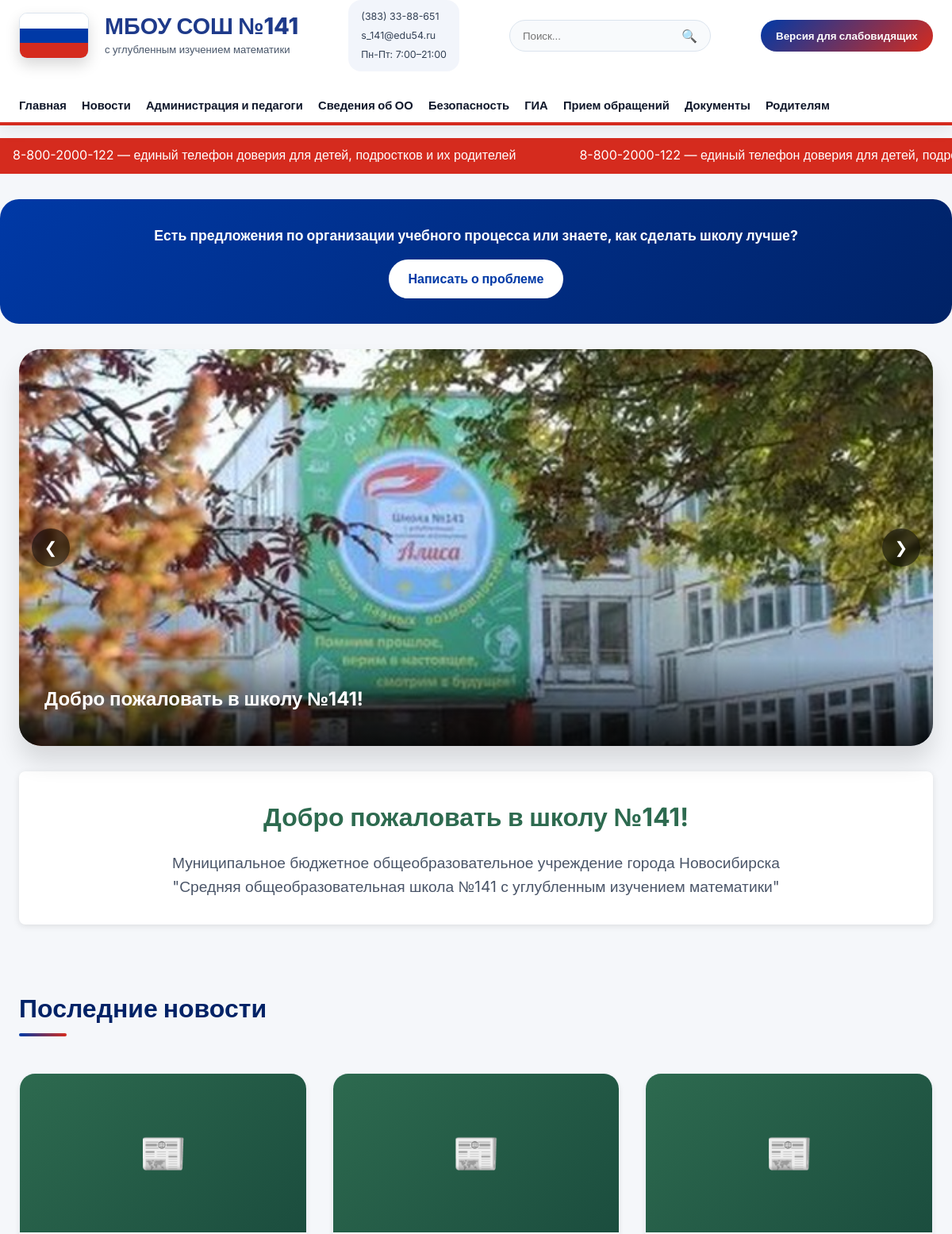
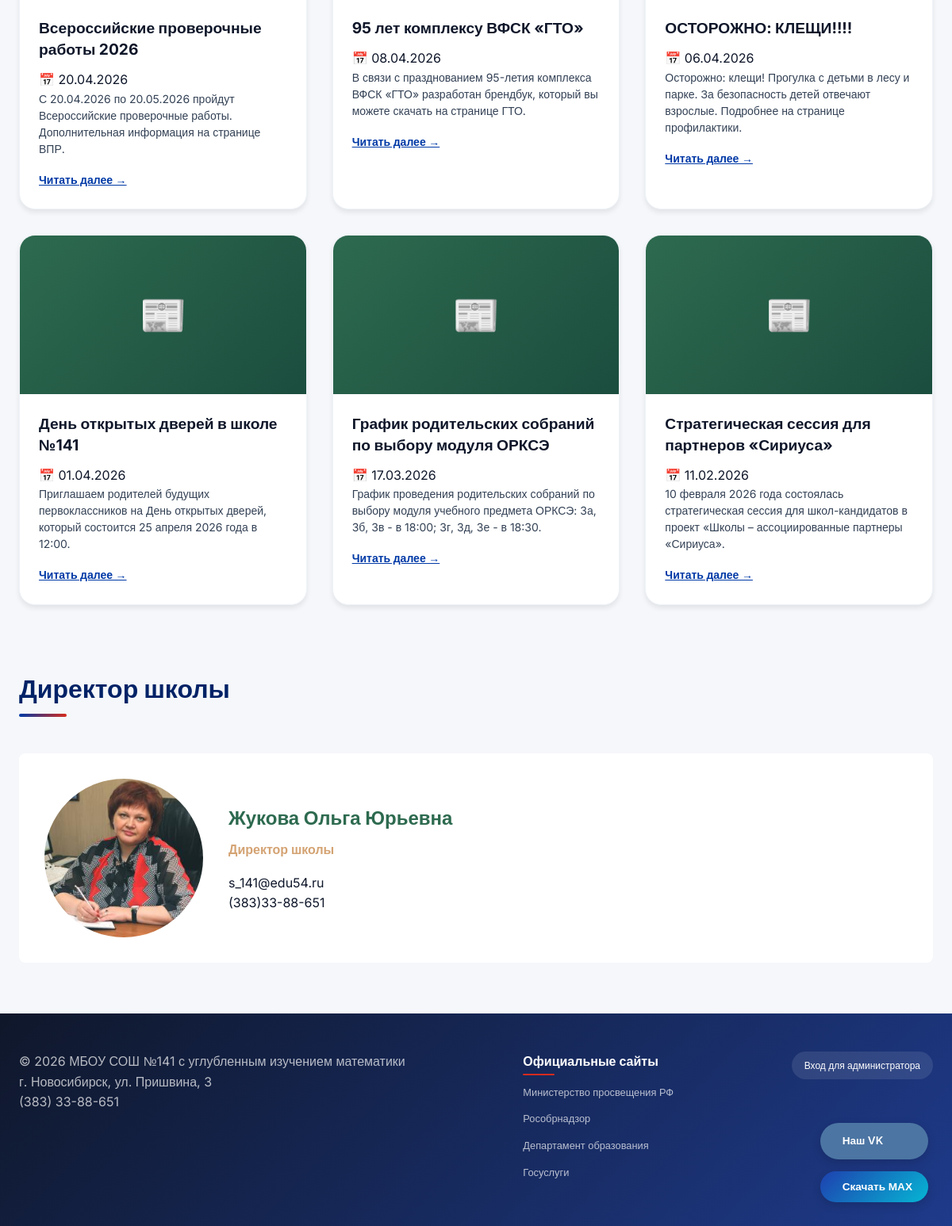
The page / on the database its author committed (2 pictures, top to bottom).
### main/models.py (models this page shows, shortened)
class Slide(models.Model):
    title = models.CharField(max_length=100, verbose_name='Заголовок')
    image = ResizedImageField(
        size=[1920, 800],
        crop=['middle', 'center'],
        quality=85,
        upload_to='slides/',
        blank=True,
        null=True,
        verbose_name='Изображение для слайда'
    )
    order = models.IntegerField(default=0, verbose_name='Порядок')
    class Meta:
        ordering = ['order']

class News(models.Model):
    CATEGORY_CHOICES = [
        ('announcement', 'Объявления'),
        ('event', 'Мероприятия'),
        ('safety', 'Профилактика'),
        ('exams', 'ВПР/ГТО'),
    ]
    title = models.CharField(max_length=200, verbose_name='Заголовок')
    text = models.TextField(verbose_name='Текст')
    date = models.DateTimeField(default=timezone.now, verbose_name='Дата публикации')
    category = models.CharField(max_length=20, choices=CATEGORY_CHOICES, default='announcement',
                                verbose_name='Категория')
    image = ResizedImageField(
        size=[800, 450],
        crop=['middle', 'center'],
        quality=85,
        upload_to='news_images/',
        blank=True,
        null=True,
        verbose_name='Изображение'
    )
    file = models.FileField(upload_to='news_files/', blank=True, null=True, verbose_name='Файл для скачивания')
    class Meta:
        verbose_name = 'Новость'
        verbose_name_plural = 'Новости'
        ordering = ['-date']

class Teacher(models.Model):
    ROLE_CHOICES = [
        ('director', 'Директор'),
        ('deputy', 'Завуч'),
        ('teacher', 'Учитель'),
    ]
    full_name = models.CharField(max_length=100, verbose_name='ФИО')
    photo = ResizedImageField(
        size=[600, 800],
        crop=['middle', 'center'],
        quality=85,
        upload_to='teachers/',
        blank=True,
        null=True,
        verbose_name='Фото'
    )
    position = models.CharField(max_length=100, verbose_name='Должность')
    email = models.EmailField(verbose_name='Email', blank=True, null=True)
    phone = models.CharField(max_length=20, blank=True, null=True, verbose_name='Телефон')
    role = models.CharField(max_length=20, choices=ROLE_CHOICES, default='teacher', verbose_name='Роль')
    bio = models.TextField(verbose_name='Дополнительная информация', blank=True, null=True)
    subjects = models.CharField(max_length=300, blank=True, null=True, verbose_name='Преподаваемые предметы')
    education_level = models.CharField(max_length=500, blank=True, null=True,
                                       verbose_name='Уровень образования (диплом)')
    qualification = models.CharField(max_length=200, blank=True, null=True, verbose_name='Квалификация по диплому')
    degree = models.CharField(max_length=200, blank=True, null=True, verbose_name='Учёная степень (при наличии)')
    academic_title = models.CharField(max_length=200, blank=True, null=True, verbose_name='Учёное звание (при наличии)')
    training_courses = models.TextField(blank=True, null=True,
                                        verbose_name='Повышение квалификации за последние 3 года')
    retraining = models.TextField(blank=True, null=True, verbose_name='Профессиональная переподготовка')
    total_experience = models.IntegerField(default=0, verbose_name='Общий стаж работы (лет)')
    teaching_experience = models.IntegerField(default=0, verbose_name='Педагогический стаж (лет)')
    education_programs = models.CharField(max_length=500, blank=True, null=True,
                                          verbose_name='Образовательные программы (какие классы)')
    class Meta:
        verbose_name = 'Сотрудник'
        verbose_name_plural = 'Сотрудники'

### main/views.py (the view)
# urls.py: path('', views.index_view, name='index'),
def index_view(request):
    slides = Slide.objects.all()
    news = News.objects.all()[:6]
    director = Teacher.objects.filter(role='director').first()
    context = {
        'slides': slides,
        'news': news,
        'director': director,
    }
    return render(request, 'main/index.html', context)

### main/templates/main/index.html (shortened to what this page needs)
{% extends 'main/base.html' %}
{% load static %}
{% block content %}
{% if slides %}
<div class="slider-container">
    <div class="slides">
        {% for slide in slides %}
        <div class="slide">
            {% if slide.image %}
                <img src="{{ slide.image.url }}" alt="{{ slide.title }}">
            {% else %}
                <div class="slide-no-image">
                    <h2>{{ slide.title }}</h2>
                </div>
            {% endif %}
            <div class="slide-caption">
                <h3>{{ slide.title }}</h3>
            </div>
        </div>
        {% endfor %}
    </div>
    <button class="slider-btn prev" onclick="prevSlide()">❮</button>
    <button class="slider-btn next" onclick="nextSlide()">❯</button>
</div>
{% endif %}
<div style="background: white; border-radius: 0.5rem; padding: 2rem; margin-bottom: 2rem; text-align: center; box-shadow: 0 2px 8px rgba(0,0,0,0.1);">
    <h1 style="color: #2d6a4f; margin-bottom: 1rem;">Добро пожаловать в школу №141!</h1>
    <p style="font-size: 1.2rem; color: #4a5568;">Муниципальное бюджетное общеобразовательное учреждение города Новосибирска<br>
    "Средняя общеобразовательная школа №141 с углубленным изучением математики"</p>
</div>
<h2 class="section-title">Последние новости</h2>
<div class="news-grid">
    {% for item in news %}
    <div class="news-card">
        {% if item.image %}
        <img src="{{ item.image.url }}" alt="{{ item.title }}">
        {% else %}
        <div style="background: linear-gradient(135deg, #2d6a4f, #1b4d3e); height: 200px; display: flex; align-items: center; justify-content: center;">
            <span style="color: white; font-size: 3rem;">📰</span>
        </div>
        {% endif %}
        <div class="news-content">
            <h3 class="news-title">{{ item.title }}</h3>
            <div class="news-date">📅 {{ item.date|date:"d.m.Y" }}</div>
            <p class="news-excerpt">{{ item.text|truncatewords:30|safe }}</p>
            <a href="{% url 'news_detail' item.id %}" class="read-more">Читать далее →</a>
        </div>
    </div>
    {% empty %}
    <p>Новостей пока нет. Добавьте их через <a href="/admin">админ-панель</a>.</p>
    {% endfor %}
</div>
{% if director %}
<h2 class="section-title">Директор школы</h2>
<div style="background: white; border-radius: 0.5rem; padding: 2rem; margin-top: 2rem; display: flex; gap: 2rem; flex-wrap: wrap; align-items: center;">
    {% if director.photo %}
    <img src="{{ director.photo.url }}" alt="{{ director.full_name }}" style="width: 200px; height: 200px; object-fit: cover; border-radius: 50%;">
    {% else %}
    <div style="width: 200px; height: 200px; background: linear-gradient(135deg, #2d6a4f, #1b4d3e); border-radius: 50%; display: flex; align-items: center; justify-content: center;">
        <span style="color: white; font-size: 4rem;">👩‍🏫</span>
    </div>
    {% endif %}
    <div>
        <h3 style="font-size: 1.5rem; color: #2d6a4f; margin-bottom: 0.5rem;">{{ director.full_name }}</h3>
        <p style="color: #d4a373; font-weight: bold; margin-bottom: 1rem;">{{ director.position }}</p>
        <p> {{ director.email }}</p>
        {% if director.phone %}
        <p> {{ director.phone }}</p>
        {% endif %}
    </div>
</div>
{% endif %}
{% endblock %}

### main/static/css/style.css (style rules this page uses)
:root { --primary: #0039a6; --primary-dark: #002266; --primary-light: #e8f0fe; --secondary: #0f172a; --accent: #d52b1e; --accent-light: #fce4e4; --bg: #f5f7fa; --surface: #ffffff; --surface-hover: #f8fafc; --text: #0f172a; --text-light: #334155; --muted: #64748b; --border: #dbe4ee; --border-light: #eef3f8; --success: #16a34a; --danger: #dc2626; --warning: #f59e0b; --radius: 24px; --radius-sm: 16px; --radius-md: 20px; --radius-lg: 28px; --shadow-sm: 0 1px 2px rgba(0,0,0,0.05); --shadow-md: 0 4px 6px rgba(0,0,0,0.08); --shadow-lg: 0 10px 20px rgba(0,0,0,0.10); --shadow-xl: 0 20px 30px rgba(0,0,0,0.12); --transition: all .3s ease; }
* { margin: 0; padding: 0; box-sizing: border-box; }
html { scroll-behavior: smooth; }
body { font-family: 'Inter', sans-serif; background: var(--bg); color: var(--text); line-height: 1.6; }
.slider-container { position: relative; overflow: hidden; border-radius: var(--radius-lg); margin: 2rem 0; box-shadow: var(--shadow-xl); }
.slides { display: flex; transition: transform 0.5s ease; }
.slide { min-width: 100%; position: relative; height: 500px; }
.slide img { width: 100%; height: 100%; object-fit: cover; }
.slide-caption { position: absolute; bottom: 0; left: 0; right: 0; background: linear-gradient(to top, rgba(0,0,0,0.8), transparent); color: white; padding: 2rem; }
.slide-caption h3 { font-size: 1.5rem; margin-bottom: 0.5rem; }
.slider-btn { position: absolute; top: 50%; transform: translateY(-50%); background: rgba(0,0,0,0.5); color: white; border: none; width: 48px; height: 48px; border-radius: 50%; cursor: pointer; font-size: 1.25rem; transition: var(--transition); display: flex; align-items: center; justify-content: center; backdrop-filter: blur(4px); }
.prev { left: 16px; }
.next { right: 16px; }
.section-title { font-size: 2rem; margin: 3rem 0 1.5rem; font-weight: 800; color: var(--primary-dark); position: relative; display: inline-block; }
.section-title::after { content: ''; position: absolute; bottom: -10px; left: 0; width: 60px; height: 4px; background: linear-gradient(90deg, var(--primary), var(--accent)); border-radius: 2px; }
.news-grid { display: grid; grid-template-columns: repeat(auto-fill, minmax(320px, 1fr)); gap: 2rem; margin: 2rem 0; }
.news-card { background: var(--surface); border-radius: var(--radius-md); overflow: hidden; transition: var(--transition); box-shadow: var(--shadow-md); border: 1px solid var(--border-light); }
.news-content { padding: 1.5rem; }
.news-title { font-size: 1.2rem; font-weight: 700; color: var(--text); margin-bottom: 0.75rem; line-height: 1.4; }
.news-excerpt { font-size: 0.875rem; color: var(--text-light); line-height: 1.5; margin-bottom: 1rem; }
.read-more { color: var(--primary); font-weight: 600; font-size: 0.875rem; display: inline-flex; align-items: center; gap: 4px; transition: var(--transition); }

### rows shown on the page
Slide: image (picture), title "Добро пожаловать в школу №141!"
News: title "Всероссийские проверочные работы 2026", date "20.04.2026", text "С 20.04.2026 по 20.05.2026 пройдут Всероссийские проверочные работы. Дополнительная информация на странице ВПР."
News: title "95 лет комплексу ВФСК «ГТО»", date "08.04.2026", text "В связи с празднованием 95-летия комплекса ВФСК «ГТО» разработан брендбук, который вы можете скачать на странице ГТО."
News: title "ОСТОРОЖНО: КЛЕЩИ!!!!", date "06.04.2026", text "Осторожно: клещи! Прогулка с детьми в лесу и парке. За безопасность детей отвечают взрослые. Подробнее на странице профилактики."
News: title "День открытых дверей в школе №141", date "01.04.2026", text "Приглашаем родителей будущих первоклассников на День открытых дверей, который состоится 25 апреля 2026 года в 12:00."
News: title "График родительских собраний по выбору модуля ОРКСЭ", date "17.03.2026", text "График проведения родительских собраний по выбору модуля учебного предмета ОРКСЭ: 3а, 3б, 3в - в 18:00; 3г, 3д, 3е - в 18:30."
News: title "Стратегическая сессия для партнеров «Сириуса»", date "11.02.2026", text "10 февраля 2026 года состоялась стратегическая сессия для школ-кандидатов в проект «Школы – ассоциированные партнеры «Сириуса»."
Teacher: photo (picture), full_name "Жукова Ольга Юрьевна", position "Директор школы", email "s_141@edu54.ru", phone "(383)33-88-651"
